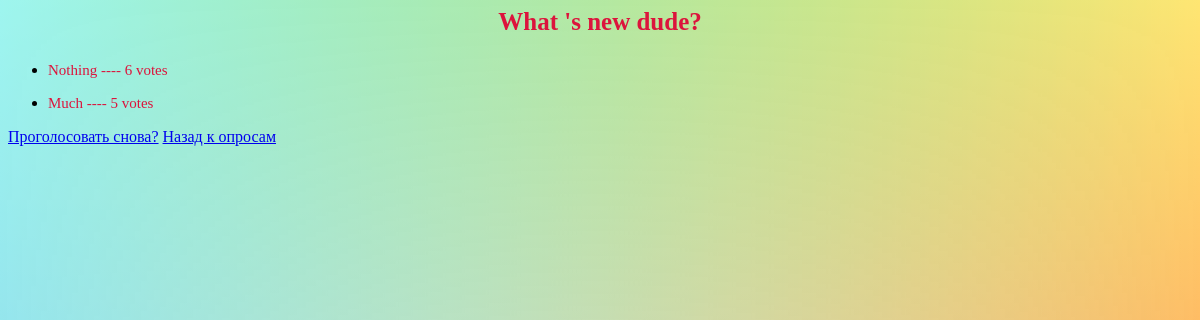
The app's page /polls/1/results/, older data.
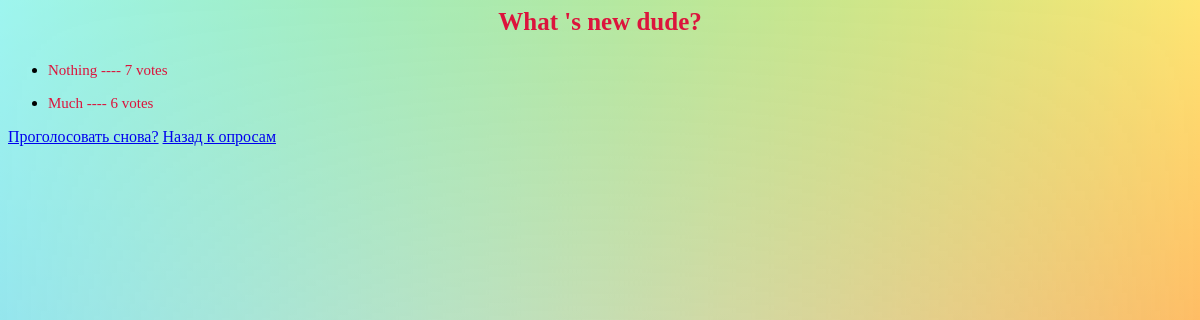
The same page, newer data.
### polls/models.py (models this page shows, shortened)
class Choice(models.Model):
    DoesNotExist = None
    question = models.ForeignKey(Question, on_delete=models.CASCADE)
    choice_text = models.CharField(max_length=200)
    votes = models.IntegerField(default=0)

### polls/views.py (the view)
# urls.py: path('<int:question_id>/results/', views.results, name='results'),
def results(request, question_id):
    question = get_object_or_404(Question, pk=question_id)
    return render(request, 'polls/results.html', {'question': question})

### polls/templates/polls/results.html (shortened to what this page needs)
{% block content %}
<h1>
        <p align="center" style="color:#DC143C; font-size:25px">
        {{ question.question_text }}
    </h1>
<div class="INDEX">
    <ul>
    {% for choice in question.choice_set.all %}
        <li>
            <p align="left" style="color:#DC143C; font-size:15px">
            {{ choice.choice_text }} ---- {{ choice.votes }} vote{{ choice.votes|pluralize }}
        </li>
    {% endfor %}
    </ul>
    <a class="btn btn-warning" href="{% url 'polls:detail' question.id %}">Проголосовать снова?</a>
    <a class="btn btn-warning" href="{% url 'polls:index' %}">Назад к опросам</a>
</div>
{% endblock %}

Row changes from the older to the newer data that the page shows:
changed Choice "Nothing": votes "6" → "7"
changed Choice "Much": votes "5" → "6"
